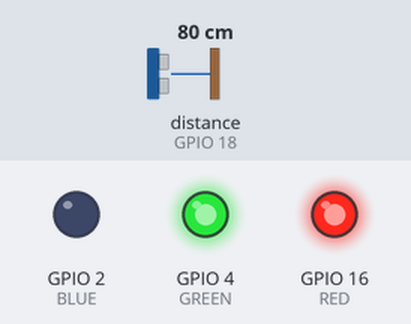
The sketch below on a simulated ESP32. On the bench: output pins drawn as LEDs (lit = HIGH). Wiring (inferred from the names in the program): ultrasonic range finder: trigger GPIO 5; echo GPIO 18. Inputs (shaded band) come from the test bench; at power-on: distance to the obstacle (sensor on GPIO 18) 80 cm. The echo pulse lasts 58.3 µs per cm; WiFi joins after 1.5 s; servers stay silent unless stated; random numbers use the default seed unless the sketch sets one; no MQTT or app messages arrive unless stated; pins used as bus, display or sensor lines are not drawn; what the sketch prints to the serial monitor is not drawn.

Above: at 2.7 s.
2.8 s: distance to the obstacle (sensor on GPIO 18) set to 46 cm
4.8 s: distance to the obstacle (sensor on GPIO 18) set to 37 cm
At 6.0 s:
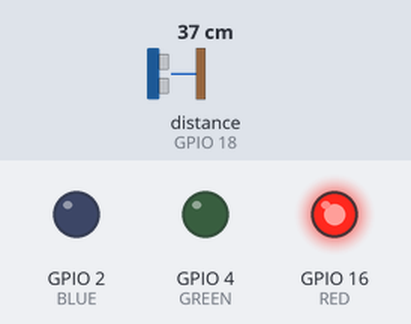
7.1 s: distance to the obstacle (sensor on GPIO 18) set to 250 cm
At 8.8 s:
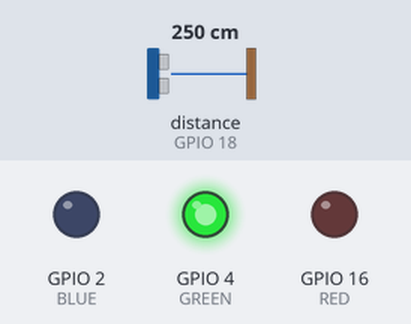
9.1 s: distance to the obstacle (sensor on GPIO 18) set to 167 cm
10.9 s: distance to the obstacle (sensor on GPIO 18) set to 157 cm
At 12.9 s:
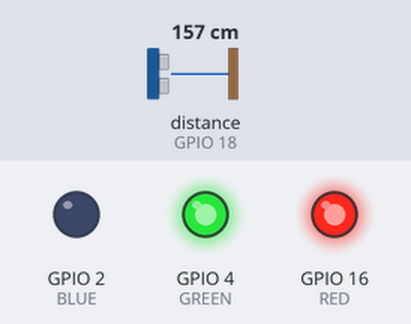
13.2 s: distance to the obstacle (sensor on GPIO 18) set to 2 cm
At 14.8 s:
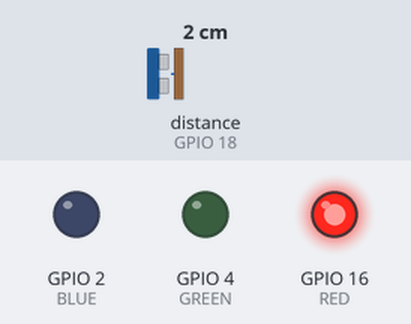
Timing chart, 0 to 16.3 s (numbered marks = the images above; inputs shaded):
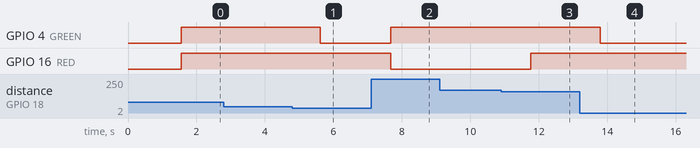

Measured:
- the behaviour switches between 41 and 40 cm on distance to the obstacle (sensor on GPIO 18) (found by bisection; images 0 and 1)
- the behaviour switches between 162 and 161 cm on distance to the obstacle (sensor on GPIO 18) (found by bisection; images 2 and 3)
- after the input at 2.8 s, every drawn part: stays the same
- after the input at 4.8 s, GPIO 4 (GREEN): HIGH → LOW after 0.82 s
- after the input at 7.1 s, GPIO 4 (GREEN): LOW → HIGH after 0.57 s; GPIO 16 (RED): HIGH → LOW after 0.57 s
- after the input at 9.1 s, every drawn part: stays the same
- after the input at 10.9 s, GPIO 16 (RED): LOW → HIGH after 0.86 s
- after the input at 13.2 s, GPIO 4 (GREEN): HIGH → LOW after 0.60 s

The sketch:

LixeiraInteligente.ino
```cpp
#include <WiFi.h>
#include <PubSubClient.h>

#define TRIG 5
#define ECHO 18

#define RED 16
#define GREEN 4
#define BLUE 2

const char* ssid = "Wokwi-GUEST";
const char* password = "";

const char* mqtt_server = "broker.hivemq.com";
const int mqtt_port = 1883;
const char* mqtt_topic = "lixeira_iot/ocupacao";

WiFiClient espClient;
PubSubClient client(espClient);

long duracao;
float distancia;
float porcentagem;

void conectarWiFi() {
  Serial.print("Conectando ao WiFi");

  WiFi.begin(ssid, password);

  while (WiFi.status() != WL_CONNECTED) {
    delay(500);
    Serial.print(".");
  }

  Serial.println();
  Serial.println("WiFi conectado!");
  Serial.print("IP: ");
  Serial.println(WiFi.localIP());
}

void conectarMQTT() {
  while (!client.connected()) {
    Serial.print("Conectando ao broker MQTT... ");

    String clientId = "ESP32_Lixeira_";
    clientId += String(random(0xffff), HEX);

    if (client.connect(clientId.c_str())) {
      Serial.println("conectado!");
    } else {
      Serial.print("falha, codigo=");
      Serial.print(client.state());
      Serial.println(" | nova tentativa em 2 segundos");
      delay(2000);
    }
  }
}

void setup() {
  Serial.begin(115200);

  pinMode(TRIG, OUTPUT);
  pinMode(ECHO, INPUT);

  pinMode(RED, OUTPUT);
  pinMode(GREEN, OUTPUT);
  pinMode(BLUE, OUTPUT);

  // começa com tudo apagado
  digitalWrite(RED, LOW);
  digitalWrite(GREEN, LOW);
  digitalWrite(BLUE, LOW);

  conectarWiFi();

  client.setServer(mqtt_server, mqtt_port);
}

void loop() {

  if (!client.connected()) {
    conectarMQTT();
  }

  client.loop();

  digitalWrite(TRIG, LOW);
  delayMicroseconds(2);

  digitalWrite(TRIG, HIGH);
  delayMicroseconds(10);
  digitalWrite(TRIG, LOW);

  duracao = pulseIn(ECHO, HIGH);
  distancia = duracao * 0.034 / 2;

  porcentagem = ((400 - distancia) / 400.0) * 100;

  if (porcentagem < 0) porcentagem = 0;
  if (porcentagem > 100) porcentagem = 100;

  Serial.print("Distancia: ");
  Serial.print(distancia);
  Serial.print(" cm | Ocupacao: ");
  Serial.print((int)porcentagem);
  Serial.print("% - ");

  String status;

  if (porcentagem >= 90) {
    status = "Lixeira quase cheia. Recomenda-se coleta imediata.";
    Serial.println(status);

    digitalWrite(RED, HIGH);
    digitalWrite(GREEN, LOW);
    digitalWrite(BLUE, LOW);
  }
  else if (porcentagem >= 60) {
    status = "Lixeira acima de 60% da capacidade.";
    Serial.println(status);

    digitalWrite(RED, HIGH);
    digitalWrite(GREEN, HIGH);
    digitalWrite(BLUE, LOW);
  }
  else {
    status = "Lixeira com capacidade disponivel.";
    Serial.println(status);

    digitalWrite(RED, LOW);
    digitalWrite(GREEN, HIGH);
    digitalWrite(BLUE, LOW);
  }

  String mensagem = "{";
  mensagem += "\"distancia\":";
  mensagem += String(distancia);
  mensagem += ",\"ocupacao\":";
  mensagem += String((int)porcentagem);
  mensagem += ",\"status\":\"";
  mensagem += status;
  mensagem += "\"}";

  client.publish(mqtt_topic, mensagem.c_str());

  Serial.print("MQTT enviado no topico ");
  Serial.print(mqtt_topic);
  Serial.print(": ");
  Serial.println(mensagem);

  delay(1000);
}
```
